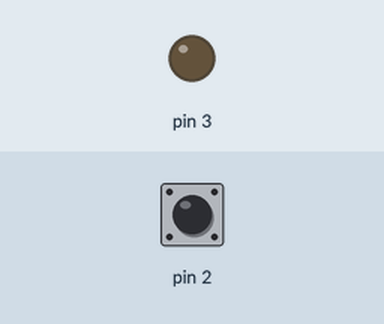
This sketch was run on a simulated Arduino Uno, built with avr-gcc and run on an emulated ATmega328P. Parts: output pins drawn as LEDs (lit = HIGH). The inputs (shaded band) are chosen by the test bench; at power-on: pin 2 HIGH.

Above: at 1.2 s.
1.3 s: pin 2 pulled LOW for 0.15 s
At 1.37 s:
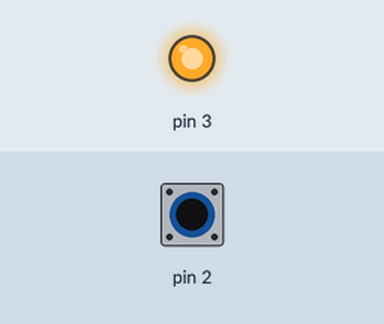
2.9 s: pin 2 pulled LOW for 3.2 s
At 7.0 s:
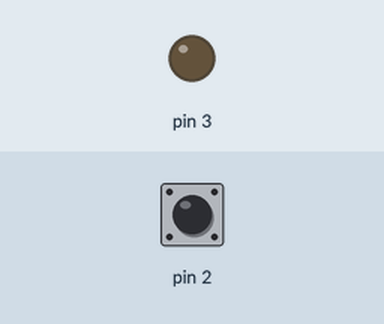
Timing chart, 0 to 8.5 s (numbered marks = the images above; inputs shaded):
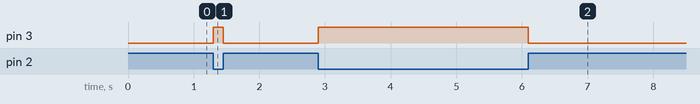

Measured:
- after the input at 1.3 s, pin 3: LOW → HIGH at once, → LOW 0.15 s later
- after the input at 2.9 s, pin 3: LOW → HIGH at once, → LOW 3.2 s later

The sketch:

DIGITAL_INPUT.ino
```cpp
void setup() {
pinMode (2, INPUT_PULLUP);
pinMode (3, OUTPUT);
}

void loop() {
  if (digitalRead(2)==0)
  {
    digitalWrite (3, HIGH);
    }
  else if (digitalRead(2)==1)
  {
    digitalWrite (3, LOW);
    }
}
```
